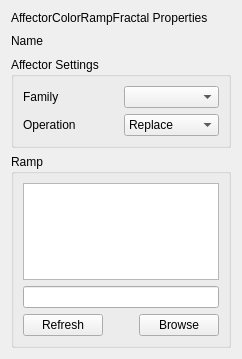
<?xml version="1.0" encoding="UTF-8"?>
<ui version="4.0">
 <class>AffectorColorRampFractalForm</class>
 <widget class="QWidget" name="AffectorColorRampFractalForm">
  <property name="geometry">
   <rect>
    <x>0</x>
    <y>0</y>
    <width>242</width>
    <height>359</height>
   </rect>
  </property>
  <property name="windowTitle">
   <string>Form</string>
  </property>
  <layout class="QVBoxLayout" name="verticalLayout">
   <item>
    <widget class="QLabel" name="affectorNameLabel">
     <property name="text">
      <string>AffectorColorRampFractal Properties</string>
     </property>
    </widget>
   </item>
   <item>
    <layout class="QHBoxLayout" name="horizontalLayout">
     <item>
      <widget class="QLabel" name="nameLabel">
       <property name="text">
        <string>Name</string>
       </property>
      </widget>
     </item>
     <item>
      <widget class="QLabel" name="nameViewLabel">
       <property name="text">
        <string/>
       </property>
      </widget>
     </item>
     <item>
      <spacer name="horizontalSpacer">
       <property name="orientation">
        <enum>Qt::Horizontal</enum>
       </property>
       <property name="sizeHint" stdset="0">
        <size>
         <width>40</width>
         <height>20</height>
        </size>
       </property>
      </spacer>
     </item>
    </layout>
   </item>
   <item>
    <widget class="QGroupBox" name="affectorSettingsGroup">
     <property name="title">
      <string>Affector Settings</string>
     </property>
     <layout class="QGridLayout" name="gridLayout">
      <item row="0" column="0">
       <widget class="QLabel" name="familyLabel">
        <property name="text">
         <string>Family</string>
        </property>
       </widget>
      </item>
      <item row="1" column="1">
       <widget class="QComboBox" name="operationComboBox">
        <item>
         <property name="text">
          <string>Replace</string>
         </property>
        </item>
        <item>
         <property name="text">
          <string>Add</string>
         </property>
        </item>
        <item>
         <property name="text">
          <string>Subtract</string>
         </property>
        </item>
        <item>
         <property name="text">
          <string>Multiply</string>
         </property>
        </item>
       </widget>
      </item>
      <item row="0" column="1">
       <widget class="QComboBox" name="familyComboBox"/>
      </item>
      <item row="1" column="0">
       <widget class="QLabel" name="operationLabel">
        <property name="text">
         <string>Operation</string>
        </property>
       </widget>
      </item>
     </layout>
    </widget>
   </item>
   <item>
    <widget class="QGroupBox" name="rampGroup">
     <property name="title">
      <string>Ramp</string>
     </property>
     <layout class="QGridLayout" name="gridLayout_2">
      <item row="3" column="0">
       <widget class="QPushButton" name="refreshButton">
        <property name="text">
         <string>Refresh</string>
        </property>
       </widget>
      </item>
      <item row="2" column="0" colspan="3">
       <widget class="QLineEdit" name="rampImagePathEdit"/>
      </item>
      <item row="3" column="1">
       <spacer name="horizontalSpacer_2">
        <property name="orientation">
         <enum>Qt::Horizontal</enum>
        </property>
        <property name="sizeHint" stdset="0">
         <size>
          <width>40</width>
          <height>20</height>
         </size>
        </property>
       </spacer>
      </item>
      <item row="3" column="2">
       <widget class="QPushButton" name="browseButtom">
        <property name="text">
         <string>Browse</string>
        </property>
       </widget>
      </item>
      <item row="0" column="0" colspan="3">
       <widget class="QGraphicsView" name="rampImage"/>
      </item>
     </layout>
    </widget>
   </item>
  </layout>
 </widget>
 <resources/>
 <connections/>
</ui>
